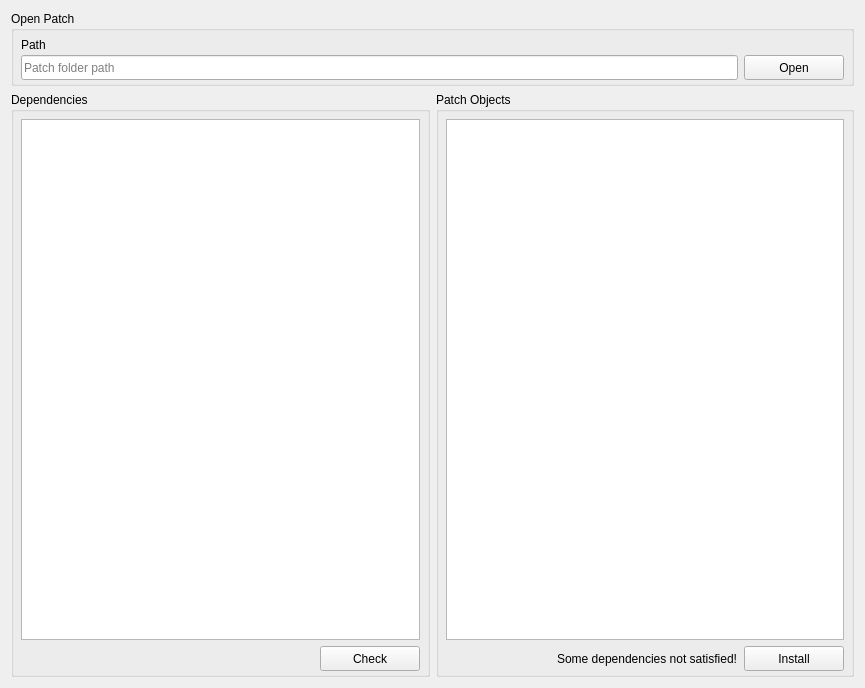
<?xml version="1.0" encoding="UTF-8"?>
<ui version="4.0">
 <class>InstallerWidget</class>
 <widget class="QWidget" name="InstallerWidget">
  <property name="geometry">
   <rect>
    <x>0</x>
    <y>0</y>
    <width>865</width>
    <height>688</height>
   </rect>
  </property>
  <property name="windowTitle">
   <string>InstallerWidget</string>
  </property>
  <property name="locale">
   <locale language="English" country="UnitedStates"/>
  </property>
  <layout class="QGridLayout" name="mainLayout" rowstretch="0,1" columnstretch="1,1">
   <item row="0" column="0" colspan="2">
    <widget class="QGroupBox" name="openPatchGroupBox">
     <property name="title">
      <string>Open Patch</string>
     </property>
     <property name="flat">
      <bool>true</bool>
     </property>
     <layout class="QGridLayout" name="openPatchLayout" rowstretch="0,0">
      <property name="leftMargin">
       <number>7</number>
      </property>
      <property name="topMargin">
       <number>7</number>
      </property>
      <property name="rightMargin">
       <number>7</number>
      </property>
      <property name="bottomMargin">
       <number>3</number>
      </property>
      <property name="verticalSpacing">
       <number>3</number>
      </property>
      <item row="0" column="0">
       <widget class="QLabel" name="pathLabel">
        <property name="text">
         <string>Path</string>
        </property>
       </widget>
      </item>
      <item row="1" column="0">
       <widget class="QLineEdit" name="patchPathEdit">
        <property name="minimumSize">
         <size>
          <width>0</width>
          <height>25</height>
         </size>
        </property>
        <property name="maximumSize">
         <size>
          <width>16777215</width>
          <height>25</height>
         </size>
        </property>
        <property name="placeholderText">
         <string>Patch folder path</string>
        </property>
       </widget>
      </item>
      <item row="1" column="1">
       <widget class="QPushButton" name="openPatchButton">
        <property name="sizePolicy">
         <sizepolicy hsizetype="Fixed" vsizetype="Fixed">
          <horstretch>0</horstretch>
          <verstretch>0</verstretch>
         </sizepolicy>
        </property>
        <property name="minimumSize">
         <size>
          <width>100</width>
          <height>25</height>
         </size>
        </property>
        <property name="maximumSize">
         <size>
          <width>100</width>
          <height>25</height>
         </size>
        </property>
        <property name="text">
         <string>Open</string>
        </property>
        <property name="icon">
         <iconset resource="PatcherResources.qrc">
          <normaloff>:/images/box.svg</normaloff>:/images/box.svg</iconset>
        </property>
       </widget>
      </item>
     </layout>
    </widget>
   </item>
   <item row="1" column="0">
    <widget class="QGroupBox" name="dependenciesGroupBox">
     <property name="title">
      <string>Dependencies</string>
     </property>
     <property name="flat">
      <bool>true</bool>
     </property>
     <layout class="QVBoxLayout" name="dependenciesLayout">
      <property name="leftMargin">
       <number>7</number>
      </property>
      <property name="topMargin">
       <number>7</number>
      </property>
      <property name="rightMargin">
       <number>7</number>
      </property>
      <property name="bottomMargin">
       <number>3</number>
      </property>
      <item>
       <widget class="DependencyListWidget" name="dependencyListWidget"/>
      </item>
      <item alignment="Qt::AlignRight">
       <widget class="QPushButton" name="checkButton">
        <property name="sizePolicy">
         <sizepolicy hsizetype="Fixed" vsizetype="Fixed">
          <horstretch>0</horstretch>
          <verstretch>0</verstretch>
         </sizepolicy>
        </property>
        <property name="minimumSize">
         <size>
          <width>100</width>
          <height>25</height>
         </size>
        </property>
        <property name="maximumSize">
         <size>
          <width>100</width>
          <height>25</height>
         </size>
        </property>
        <property name="text">
         <string>Check</string>
        </property>
        <property name="icon">
         <iconset resource="PatcherResources.qrc">
          <normaloff>:/images/test.svg</normaloff>:/images/test.svg</iconset>
        </property>
        <property name="iconSize">
         <size>
          <width>17</width>
          <height>17</height>
         </size>
        </property>
       </widget>
      </item>
     </layout>
    </widget>
   </item>
   <item row="1" column="1">
    <widget class="QGroupBox" name="patchListGroupBox">
     <property name="title">
      <string>Patch Objects</string>
     </property>
     <property name="flat">
      <bool>true</bool>
     </property>
     <layout class="QVBoxLayout" name="patchContentLayout">
      <property name="leftMargin">
       <number>7</number>
      </property>
      <property name="topMargin">
       <number>7</number>
      </property>
      <property name="rightMargin">
       <number>7</number>
      </property>
      <property name="bottomMargin">
       <number>3</number>
      </property>
      <item>
       <widget class="PatchListWidget" name="patchListWidget"/>
      </item>
      <item>
       <layout class="QHBoxLayout" name="installButtonLayout">
        <property name="spacing">
         <number>7</number>
        </property>
        <property name="topMargin">
         <number>0</number>
        </property>
        <item>
         <widget class="QLabel" name="installInfoLabel">
          <property name="sizePolicy">
           <sizepolicy hsizetype="Preferred" vsizetype="Preferred">
            <horstretch>1</horstretch>
            <verstretch>0</verstretch>
           </sizepolicy>
          </property>
          <property name="text">
           <string>Some dependencies not satisfied!</string>
          </property>
          <property name="alignment">
           <set>Qt::AlignRight|Qt::AlignTrailing|Qt::AlignVCenter</set>
          </property>
          <property name="wordWrap">
           <bool>true</bool>
          </property>
         </widget>
        </item>
        <item alignment="Qt::AlignRight">
         <widget class="QPushButton" name="installButton">
          <property name="sizePolicy">
           <sizepolicy hsizetype="Fixed" vsizetype="Fixed">
            <horstretch>0</horstretch>
            <verstretch>0</verstretch>
           </sizepolicy>
          </property>
          <property name="minimumSize">
           <size>
            <width>100</width>
            <height>25</height>
           </size>
          </property>
          <property name="maximumSize">
           <size>
            <width>100</width>
            <height>25</height>
           </size>
          </property>
          <property name="text">
           <string>Install</string>
          </property>
          <property name="icon">
           <iconset resource="PatcherResources.qrc">
            <normaloff>:/images/install.svg</normaloff>:/images/install.svg</iconset>
          </property>
          <property name="iconSize">
           <size>
            <width>17</width>
            <height>17</height>
           </size>
          </property>
         </widget>
        </item>
       </layout>
      </item>
     </layout>
    </widget>
   </item>
  </layout>
 </widget>
 <layoutdefault spacing="6" margin="11"/>
 <customwidgets>
  <customwidget>
   <class>PatchListWidget</class>
   <extends>QListWidget</extends>
   <header>PatchListWidget.h</header>
  </customwidget>
  <customwidget>
   <class>DependencyListWidget</class>
   <extends>QListWidget</extends>
   <header>DependencyListWidget.h</header>
  </customwidget>
 </customwidgets>
 <tabstops>
  <tabstop>patchPathEdit</tabstop>
  <tabstop>openPatchButton</tabstop>
  <tabstop>checkButton</tabstop>
  <tabstop>installButton</tabstop>
  <tabstop>dependencyListWidget</tabstop>
  <tabstop>patchListWidget</tabstop>
 </tabstops>
 <resources>
  <include location="PatcherResources.qrc"/>
 </resources>
 <connections/>
</ui>
